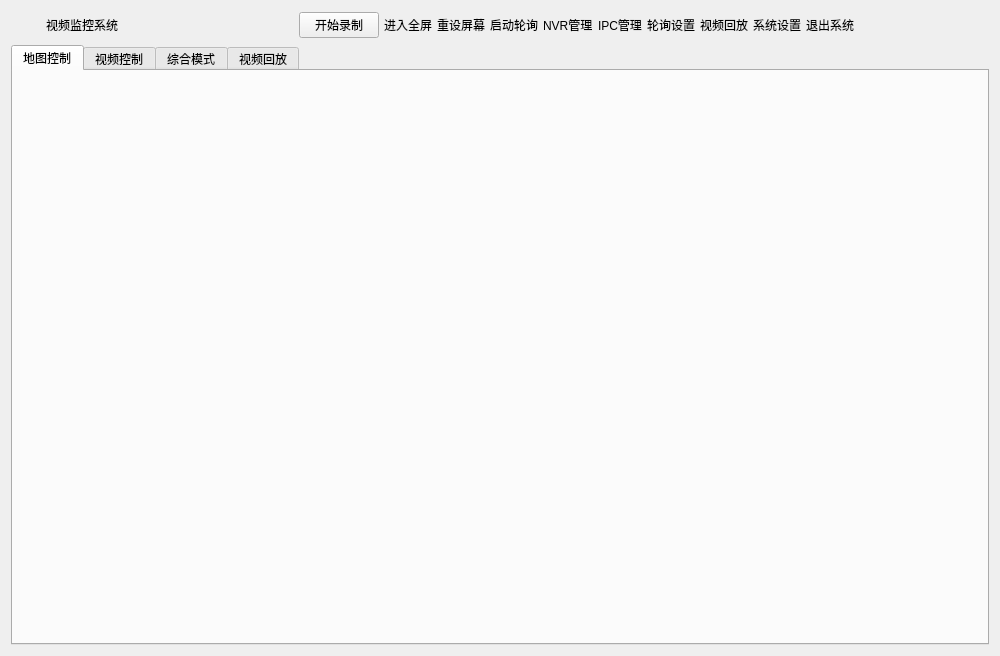
<?xml version="1.0" encoding="UTF-8"?>
<ui version="4.0">
 <class>frmMain</class>
 <widget class="QWidget" name="frmMain">
  <property name="geometry">
   <rect>
    <x>0</x>
    <y>0</y>
    <width>1000</width>
    <height>656</height>
   </rect>
  </property>
  <property name="minimumSize">
   <size>
    <width>0</width>
    <height>0</height>
   </size>
  </property>
  <property name="windowTitle">
   <string>视频监控系统V201412</string>
  </property>
  <layout class="QVBoxLayout" name="verticalLayout">
   <item>
    <widget class="QWidget" name="widget_title" native="true">
     <property name="sizePolicy">
      <sizepolicy hsizetype="Preferred" vsizetype="Fixed">
       <horstretch>0</horstretch>
       <verstretch>0</verstretch>
      </sizepolicy>
     </property>
     <property name="minimumSize">
      <size>
       <width>100</width>
       <height>28</height>
      </size>
     </property>
     <layout class="QHBoxLayout" name="horizontalLayout_2">
      <property name="spacing">
       <number>5</number>
      </property>
      <property name="leftMargin">
       <number>0</number>
      </property>
      <property name="topMargin">
       <number>0</number>
      </property>
      <property name="rightMargin">
       <number>0</number>
      </property>
      <property name="bottomMargin">
       <number>0</number>
      </property>
      <item>
       <widget class="QLabel" name="lab_Ico">
        <property name="sizePolicy">
         <sizepolicy hsizetype="Minimum" vsizetype="Preferred">
          <horstretch>0</horstretch>
          <verstretch>0</verstretch>
         </sizepolicy>
        </property>
        <property name="minimumSize">
         <size>
          <width>30</width>
          <height>0</height>
         </size>
        </property>
        <property name="text">
         <string/>
        </property>
        <property name="alignment">
         <set>Qt::AlignCenter</set>
        </property>
       </widget>
      </item>
      <item>
       <widget class="QLabel" name="lab_Title">
        <property name="sizePolicy">
         <sizepolicy hsizetype="Expanding" vsizetype="Preferred">
          <horstretch>0</horstretch>
          <verstretch>0</verstretch>
         </sizepolicy>
        </property>
        <property name="styleSheet">
         <string notr="true">font: 10pt &quot;微软雅黑&quot;;</string>
        </property>
        <property name="text">
         <string>视频监控系统</string>
        </property>
        <property name="alignment">
         <set>Qt::AlignLeading|Qt::AlignLeft|Qt::AlignVCenter</set>
        </property>
       </widget>
      </item>
      <item>
       <widget class="QPushButton" name="save_data_button">
        <property name="text">
         <string>开始录制</string>
        </property>
       </widget>
      </item>
      <item>
       <widget class="QLabel" name="labFull">
        <property name="cursor">
         <cursorShape>PointingHandCursor</cursorShape>
        </property>
        <property name="styleSheet">
         <string notr="true">font: 10pt &quot;微软雅黑&quot;;</string>
        </property>
        <property name="text">
         <string>进入全屏</string>
        </property>
       </widget>
      </item>
      <item>
       <widget class="QLabel" name="labResetScreen">
        <property name="cursor">
         <cursorShape>PointingHandCursor</cursorShape>
        </property>
        <property name="styleSheet">
         <string notr="true">font: 10pt &quot;微软雅黑&quot;;</string>
        </property>
        <property name="text">
         <string>重设屏幕</string>
        </property>
       </widget>
      </item>
      <item>
       <widget class="QWidget" name="widget_menu" native="true">
        <property name="sizePolicy">
         <sizepolicy hsizetype="Minimum" vsizetype="Preferred">
          <horstretch>0</horstretch>
          <verstretch>0</verstretch>
         </sizepolicy>
        </property>
        <property name="toolTipDuration">
         <number>-3</number>
        </property>
        <property name="layoutDirection">
         <enum>Qt::LeftToRight</enum>
        </property>
        <layout class="QHBoxLayout" name="horizontalLayout">
         <property name="spacing">
          <number>5</number>
         </property>
         <property name="leftMargin">
          <number>0</number>
         </property>
         <property name="topMargin">
          <number>0</number>
         </property>
         <property name="rightMargin">
          <number>0</number>
         </property>
         <property name="bottomMargin">
          <number>0</number>
         </property>
         <item>
          <widget class="QLabel" name="labStart">
           <property name="cursor">
            <cursorShape>PointingHandCursor</cursorShape>
           </property>
           <property name="styleSheet">
            <string notr="true">font: 10pt &quot;微软雅黑&quot;;</string>
           </property>
           <property name="text">
            <string>启动轮询</string>
           </property>
           <property name="margin">
            <number>5</number>
           </property>
          </widget>
         </item>
         <item>
          <widget class="QLabel" name="labNVR">
           <property name="cursor">
            <cursorShape>PointingHandCursor</cursorShape>
           </property>
           <property name="styleSheet">
            <string notr="true">font: 10pt &quot;微软雅黑&quot;;</string>
           </property>
           <property name="text">
            <string>NVR管理</string>
           </property>
          </widget>
         </item>
         <item>
          <widget class="QLabel" name="labIPC">
           <property name="cursor">
            <cursorShape>PointingHandCursor</cursorShape>
           </property>
           <property name="styleSheet">
            <string notr="true">font: 10pt &quot;微软雅黑&quot;;</string>
           </property>
           <property name="text">
            <string>IPC管理</string>
           </property>
          </widget>
         </item>
         <item>
          <widget class="QLabel" name="labPollConfig">
           <property name="cursor">
            <cursorShape>PointingHandCursor</cursorShape>
           </property>
           <property name="styleSheet">
            <string notr="true">font: 10pt &quot;微软雅黑&quot;;</string>
           </property>
           <property name="text">
            <string>轮询设置</string>
           </property>
          </widget>
         </item>
         <item>
          <widget class="QLabel" name="labVideoPlayBack">
           <property name="cursor">
            <cursorShape>PointingHandCursor</cursorShape>
           </property>
           <property name="styleSheet">
            <string notr="true">font: 10pt &quot;微软雅黑&quot;;</string>
           </property>
           <property name="text">
            <string>视频回放</string>
           </property>
          </widget>
         </item>
         <item alignment="Qt::AlignRight">
          <widget class="QLabel" name="labConfig">
           <property name="cursor">
            <cursorShape>PointingHandCursor</cursorShape>
           </property>
           <property name="styleSheet">
            <string notr="true">font: 10pt &quot;微软雅黑&quot;;</string>
           </property>
           <property name="text">
            <string>系统设置</string>
           </property>
          </widget>
         </item>
         <item alignment="Qt::AlignRight">
          <widget class="QLabel" name="labExit">
           <property name="cursor">
            <cursorShape>PointingHandCursor</cursorShape>
           </property>
           <property name="styleSheet">
            <string notr="true">font: 10pt &quot;微软雅黑&quot;;</string>
           </property>
           <property name="text">
            <string>退出系统</string>
           </property>
          </widget>
         </item>
         <item>
          <widget class="QLabel" name="labStyle">
           <property name="sizePolicy">
            <sizepolicy hsizetype="Minimum" vsizetype="Preferred">
             <horstretch>0</horstretch>
             <verstretch>0</verstretch>
            </sizepolicy>
           </property>
           <property name="minimumSize">
            <size>
             <width>40</width>
             <height>0</height>
            </size>
           </property>
           <property name="cursor">
            <cursorShape>PointingHandCursor</cursorShape>
           </property>
           <property name="toolTip">
            <string>样式</string>
           </property>
           <property name="text">
            <string/>
           </property>
          </widget>
         </item>
         <item>
          <widget class="QPushButton" name="btnMenu_Min">
           <property name="sizePolicy">
            <sizepolicy hsizetype="Minimum" vsizetype="Expanding">
             <horstretch>0</horstretch>
             <verstretch>0</verstretch>
            </sizepolicy>
           </property>
           <property name="minimumSize">
            <size>
             <width>40</width>
             <height>0</height>
            </size>
           </property>
           <property name="cursor">
            <cursorShape>ArrowCursor</cursorShape>
           </property>
           <property name="focusPolicy">
            <enum>Qt::NoFocus</enum>
           </property>
           <property name="toolTip">
            <string>最小化</string>
           </property>
           <property name="text">
            <string/>
           </property>
           <property name="flat">
            <bool>true</bool>
           </property>
          </widget>
         </item>
         <item>
          <widget class="QPushButton" name="btnMenu_Close">
           <property name="sizePolicy">
            <sizepolicy hsizetype="Minimum" vsizetype="Expanding">
             <horstretch>0</horstretch>
             <verstretch>0</verstretch>
            </sizepolicy>
           </property>
           <property name="minimumSize">
            <size>
             <width>40</width>
             <height>0</height>
            </size>
           </property>
           <property name="cursor">
            <cursorShape>ArrowCursor</cursorShape>
           </property>
           <property name="focusPolicy">
            <enum>Qt::NoFocus</enum>
           </property>
           <property name="toolTip">
            <string>关闭</string>
           </property>
           <property name="text">
            <string/>
           </property>
           <property name="flat">
            <bool>true</bool>
           </property>
          </widget>
         </item>
        </layout>
       </widget>
      </item>
     </layout>
    </widget>
   </item>
   <item>
    <widget class="QTabWidget" name="tab_choose">
     <property name="currentIndex">
      <number>0</number>
     </property>
     <widget class="QWidget" name="map_control_page">
      <attribute name="title">
       <string>地图控制</string>
      </attribute>
     </widget>
     <widget class="QWidget" name="video_control_page">
      <attribute name="title">
       <string>视频控制</string>
      </attribute>
      <widget class="QWidget" name="widget_main" native="true">
       <property name="geometry">
        <rect>
         <x>0</x>
         <y>0</y>
         <width>981</width>
         <height>581</height>
        </rect>
       </property>
       <property name="styleSheet">
        <string notr="true">font: 9pt &quot;微软雅黑&quot;;</string>
       </property>
       <layout class="QHBoxLayout" name="horizontalLayout_3">
        <property name="spacing">
         <number>5</number>
        </property>
        <property name="leftMargin">
         <number>5</number>
        </property>
        <property name="topMargin">
         <number>5</number>
        </property>
        <property name="rightMargin">
         <number>5</number>
        </property>
        <property name="bottomMargin">
         <number>5</number>
        </property>
        <item>
         <widget class="QTreeWidget" name="treeMain">
          <property name="sizePolicy">
           <sizepolicy hsizetype="Fixed" vsizetype="Expanding">
            <horstretch>0</horstretch>
            <verstretch>0</verstretch>
           </sizepolicy>
          </property>
          <property name="minimumSize">
           <size>
            <width>0</width>
            <height>0</height>
           </size>
          </property>
          <column>
           <property name="text">
            <string notr="true">1</string>
           </property>
          </column>
         </widget>
        </item>
        <item>
         <widget class="QWidget" name="gboxMain" native="true">
          <property name="sizePolicy">
           <sizepolicy hsizetype="Expanding" vsizetype="Expanding">
            <horstretch>0</horstretch>
            <verstretch>0</verstretch>
           </sizepolicy>
          </property>
          <property name="styleSheet">
           <string notr="true">QLabel{border:2px solid #242424;}</string>
          </property>
          <layout class="QVBoxLayout" name="verticalLayout_2">
           <property name="spacing">
            <number>2</number>
           </property>
           <property name="leftMargin">
            <number>2</number>
           </property>
           <property name="topMargin">
            <number>2</number>
           </property>
           <property name="rightMargin">
            <number>2</number>
           </property>
           <property name="bottomMargin">
            <number>2</number>
           </property>
           <item>
            <layout class="QGridLayout" name="gridLayout">
             <property name="leftMargin">
              <number>0</number>
             </property>
             <property name="topMargin">
              <number>0</number>
             </property>
             <property name="rightMargin">
              <number>0</number>
             </property>
             <property name="bottomMargin">
              <number>0</number>
             </property>
             <property name="spacing">
              <number>0</number>
             </property>
            </layout>
           </item>
          </layout>
         </widget>
        </item>
       </layout>
      </widget>
     </widget>
     <widget class="QWidget" name="aggregative_model">
      <attribute name="title">
       <string>综合模式</string>
      </attribute>
      <widget class="QWidget" name="gridLayoutWidget">
       <property name="geometry">
        <rect>
         <x>-1</x>
         <y>-1</y>
         <width>981</width>
         <height>581</height>
        </rect>
       </property>
       <layout class="QGridLayout" name="aggregative_gridLayout"/>
      </widget>
     </widget>
     <widget class="QWidget" name="video_review">
      <attribute name="title">
       <string>视频回放</string>
      </attribute>
     </widget>
    </widget>
   </item>
  </layout>
 </widget>
 <layoutdefault spacing="6" margin="11"/>
 <resources/>
 <connections/>
</ui>
